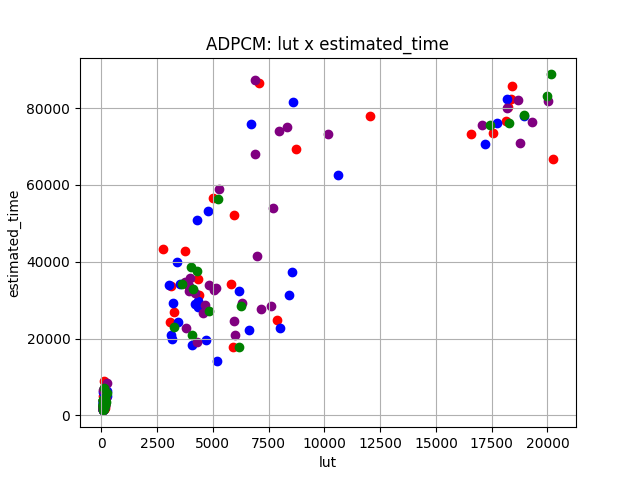
#> input picture gnn/data/analysis/visualizations/old_dataset/ADPCM_lut_estimated_time_4.png, 640 x 480 px
$ python preprocess_img.py ../../../../gnn/data/analysis/visualizations/old_dataset/ADPCM_lut_estimated_time_4.png out.png
#> lines starting #> are read from the running program, lines starting #| are printed output that depends on the picture
'''
Resize input image to 320x240, convert it to greyscale
and save it as a PNG file.
'''

from PIL import Image
from sys import argv

input_image_path = argv[1] # *.png or *.jpg
output_image_path = argv[2] # *.png only

# Resize the image to 320x240 (size used by the face detection benchmark)
new_width  = 320
new_height = 240

img = Image.open(argv[1]).convert('L')
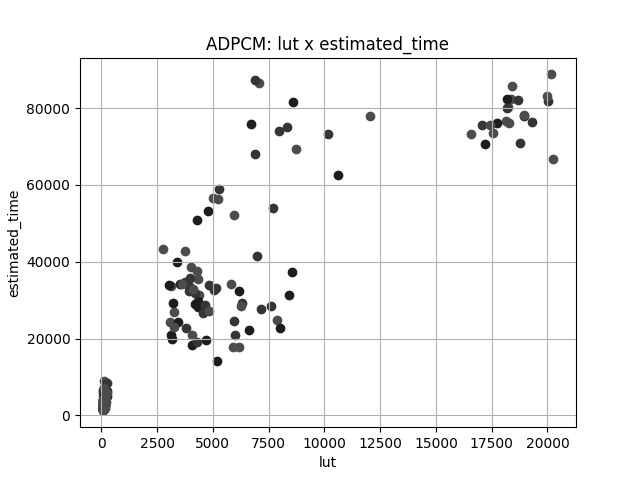
#> img: PIL image 640x480 L; min 0, max 255, mean 245.2
img = img.resize((new_width, new_height), Image.LANCZOS)
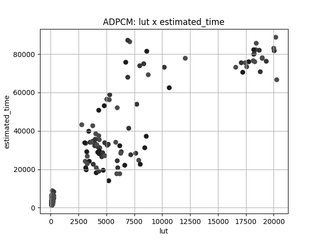
#> img: PIL image 320x240 L; min 0, max 255, mean 244.5
img.save(output_image_path)

$ run again, on gnn/data/analysis/visualizations/old_dataset/GSM_lut_estimated_time_4.png
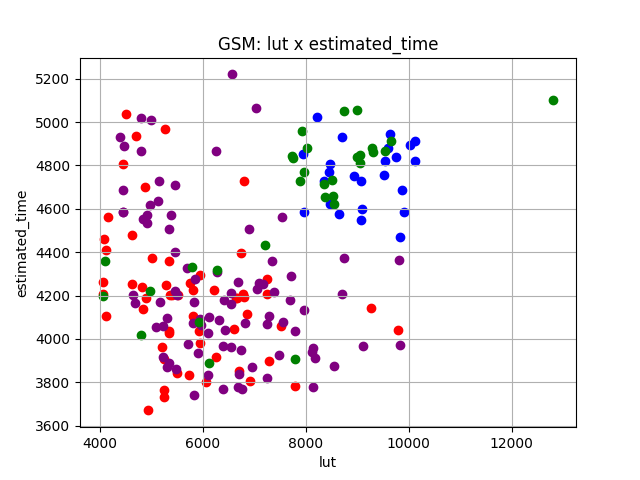
#> input picture gnn/data/analysis/visualizations/old_dataset/GSM_lut_estimated_time_4.png, 640 x 480 px
#> `img = Image.open(argv[1]).convert('L')`:
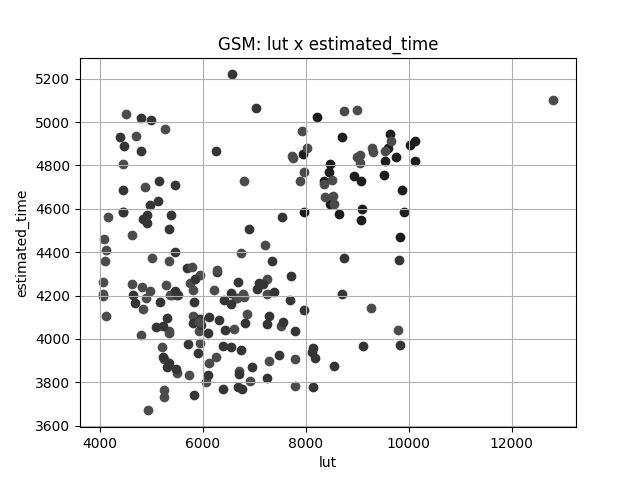
#> img: PIL image 640x480 L; min 0, max 255, mean 241.1
#> `img = img.resize((new_width, new_height), Image.LANCZOS)`:
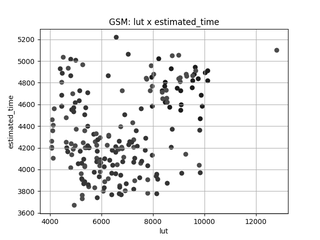
#> img: PIL image 320x240 L; min 0, max 255, mean 240.3

$ run again, on gnn/data/analysis/visualizations/old_dataset/SHA_lut_estimated_time_4.png
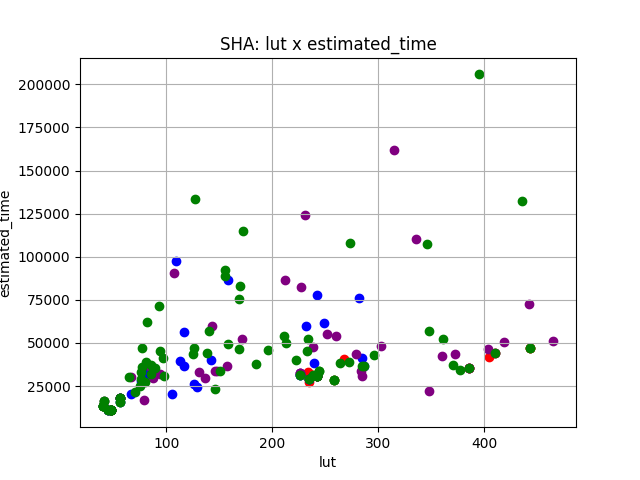
#> input picture gnn/data/analysis/visualizations/old_dataset/SHA_lut_estimated_time_4.png, 640 x 480 px
#> `img = Image.open(argv[1]).convert('L')`:
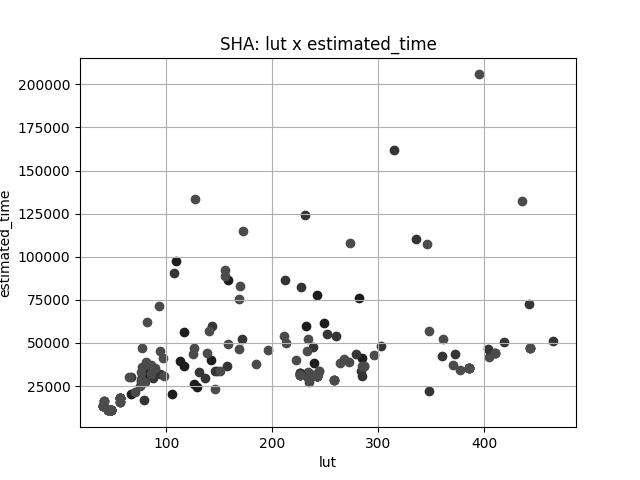
#> img: PIL image 640x480 L; min 0, max 255, mean 244.9
#> `img = img.resize((new_width, new_height), Image.LANCZOS)`:
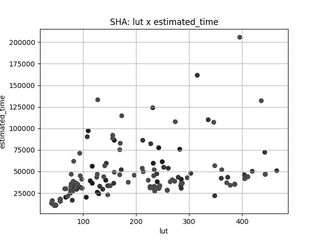
#> img: PIL image 320x240 L; min 0, max 255, mean 244.1
